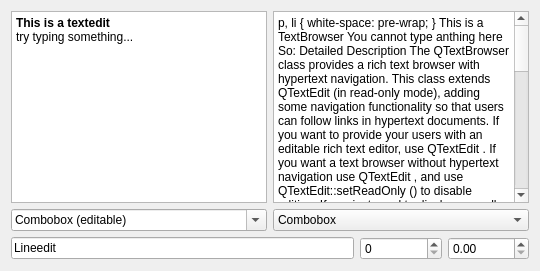
     <widget class="QWidget" name="tab_2" >
      <attribute name="title" >
       <string>Input</string>
      </attribute>
      <layout class="QGridLayout" >
       <item row="0" column="0" >
        <widget class="QTextEdit" name="textEdit" >
         <property name="html" >
          <string>&lt;html>&lt;head>&lt;meta name="qrichtext" content="1" />&lt;style type="text/css">
p, li { white-space: pre-wrap; }
&lt;/style>&lt;/head>&lt;body style=" font-family:'DejaVu Sans Condensed'; font-size:9pt; font-weight:400; font-style:normal;">
&lt;p style=" margin-top:0px; margin-bottom:0px; margin-left:0px; margin-right:0px; -qt-block-indent:0; text-indent:0px;">&lt;span style=" font-weight:600;">This is a textedit&lt;/span>&lt;/p>
&lt;p style=" margin-top:0px; margin-bottom:0px; margin-left:0px; margin-right:0px; -qt-block-indent:0; text-indent:0px;">try typing something...&lt;/p>&lt;/body>&lt;/html></string>
         </property>
        </widget>
       </item>
       <item row="0" column="1" colspan="3" >
        <widget class="QTextBrowser" name="textBrowser" >
         <property name="html" >
          <string>&lt;html>&lt;head>&lt;meta name="qrichtext" content="1" />&lt;style type="text/css">
p, li { white-space: pre-wrap; }
&lt;/style>&lt;/head>&lt;body style=" font-family:'DejaVu Sans Condensed'; font-size:9pt; font-weight:400; font-style:normal;">
&lt;p style=" margin-top:0px; margin-bottom:0px; margin-left:0px; margin-right:0px; -qt-block-indent:0; text-indent:0px;">&lt;span style=" font-weight:600; text-decoration: underline;">This is a TextBrowser&lt;/span>&lt;/p>
&lt;p style=" margin-top:0px; margin-bottom:0px; margin-left:0px; margin-right:0px; -qt-block-indent:0; text-indent:0px;">&lt;span style=" font-style:italic;">You cannot type anthing here&lt;/span>&lt;/p>
&lt;p style="-qt-paragraph-type:empty; margin-top:0px; margin-bottom:0px; margin-left:0px; margin-right:0px; -qt-block-indent:0; text-indent:0px;">&lt;/p>
&lt;p style=" margin-top:0px; margin-bottom:0px; margin-left:0px; margin-right:0px; -qt-block-indent:0; text-indent:0px;">So:&lt;/p>
&lt;p style=" margin-top:0px; margin-bottom:0px; margin-left:0px; margin-right:0px; -qt-block-indent:0; text-indent:0px;">&lt;span style=" font-size:x-large; font-weight:600; color:#000000;">Detailed Description&lt;/span>&lt;/p>
&lt;p style=" margin-top:12px; margin-bottom:12px; margin-left:0px; margin-right:0px; -qt-block-indent:0; text-indent:0px; color:#000000;">The QTextBrowser class provides a rich text browser with hypertext navigation.&lt;/p>
&lt;p style=" margin-top:12px; margin-bottom:12px; margin-left:0px; margin-right:0px; -qt-block-indent:0; text-indent:0px; color:#000000;">This class extends &lt;a href="qtextedit.html">&lt;span style=" text-decoration: underline; color:#004faf;">QTextEdit&lt;/span>&lt;/a> (in read-only mode), adding some navigation functionality so that users can follow links in hypertext documents.&lt;/p>
&lt;p style=" margin-top:12px; margin-bottom:12px; margin-left:0px; margin-right:0px; -qt-block-indent:0; text-indent:0px; color:#000000;">If you want to provide your users with an editable rich text editor, use &lt;a href="qtextedit.html">&lt;span style=" text-decoration: underline; color:#004faf;">QTextEdit&lt;/span>&lt;/a>. If you want a text browser without hypertext navigation use &lt;a href="qtextedit.html">&lt;span style=" text-decoration: underline; color:#004faf;">QTextEdit&lt;/span>&lt;/a>, and use &lt;a href="qtextedit.html#readOnly-prop">&lt;span style=" text-decoration: underline; color:#004faf;">QTextEdit::setReadOnly&lt;/span>&lt;/a>() to disable editing. If you just need to display a small piece of rich text use &lt;a href="qlabel.html">&lt;span style=" text-decoration: underline; color:#004faf;">QLabel&lt;/span>&lt;/a>.&lt;a name="document-source-and-contents">&lt;/a> &lt;/p>
&lt;p style=" margin-top:14px; margin-bottom:12px; margin-left:0px; margin-right:0px; -qt-block-indent:0; text-indent:0px; font-size:large; font-weight:600; color:#000000;">&lt;span style=" font-size:large;">Document Source and Contents&lt;/span>&lt;/p>
&lt;p style=" margin-top:12px; margin-bottom:12px; margin-left:0px; margin-right:0px; -qt-block-indent:0; text-indent:0px; color:#000000;">The contents of &lt;a href="qtextedit.html">&lt;span style=" text-decoration: underline; color:#004faf;">QTextEdit&lt;/span>&lt;/a> are set with &lt;a href="qtextedit.html#html-prop">&lt;span style=" text-decoration: underline; color:#004faf;">setHtml&lt;/span>&lt;/a>() or &lt;a href="qtextedit.html#plainText-prop">&lt;span style=" text-decoration: underline; color:#004faf;">setPlainText&lt;/span>&lt;/a>(), but QTextBrowser also implements the &lt;a href="qtextbrowser.html#source-prop">&lt;span style=" text-decoration: underline; color:#004faf;">setSource&lt;/span>&lt;/a>() function, making it possible to use a named document as the source text. The name is looked up in a list of search paths and in the directory of the current document factory.&lt;/p>
&lt;p style=" margin-top:12px; margin-bottom:12px; margin-left:0px; margin-right:0px; -qt-block-indent:0; text-indent:0px; color:#000000;">If a document name ends with an anchor (for example, "&lt;span style=" font-family:'Courier New,courier';">#anchor"&lt;/span>), the text browser automatically scrolls to that position (using &lt;a href="qtextedit.html#scrollToAnchor">&lt;span style=" text-decoration: underline; color:#004faf;">scrollToAnchor&lt;/span>&lt;/a>()). When the user clicks on a hyperlink, the browser will call &lt;a href="qtextbrowser.html#source-prop">&lt;span style=" text-decoration: underline; color:#004faf;">setSource&lt;/span>&lt;/a>() itself with the link's &lt;span style=" font-family:'Courier New,courier';">href&lt;/span> value as argument. You can track the current source by connecting to the &lt;a href="qtextbrowser.html#sourceChanged">&lt;span style=" text-decoration: underline; color:#004faf;">sourceChanged&lt;/span>&lt;/a>() signal.&lt;a name="navigation">&lt;/a> &lt;/p>
&lt;p style=" margin-top:14px; margin-bottom:12px; margin-left:0px; margin-right:0px; -qt-block-indent:0; text-indent:0px; font-size:large; font-weight:600; color:#000000;">&lt;span style=" font-size:large;">Navigation&lt;/span>&lt;/p>
&lt;p style=" margin-top:12px; margin-bottom:12px; margin-left:0px; margin-right:0px; -qt-block-indent:0; text-indent:0px; color:#000000;">QTextBrowser provides &lt;a href="qtextbrowser.html#backward">&lt;span style=" text-decoration: underline; color:#004faf;">backward&lt;/span>&lt;/a>() and &lt;a href="qtextbrowser.html#forward">&lt;span style=" text-decoration: underline; color:#004faf;">forward&lt;/span>&lt;/a>() slots which you can use to implement Back and Forward buttons. The &lt;a href="qtextbrowser.html#home">&lt;span style=" text-decoration: underline; color:#004faf;">home&lt;/span>&lt;/a>() slot sets the text to the very first document displayed. The &lt;a href="qtextbrowser.html#anchorClicked">&lt;span style=" text-decoration: underline; color:#004faf;">anchorClicked&lt;/span>&lt;/a>() signal is emitted when the user clicks an anchor. To override the default navigation behavior of the browser, call the &lt;a href="qtextbrowser.html#source-prop">&lt;span style=" text-decoration: underline; color:#004faf;">setSource&lt;/span>&lt;/a>() function to supply new document text in a slot connected to this signal.&lt;/p>
&lt;p style=" margin-top:12px; margin-bottom:12px; margin-left:0px; margin-right:0px; -qt-block-indent:0; text-indent:0px; color:#000000;">If you want to load documents stored in the Qt resource system use &lt;span style=" font-family:'Courier New,courier';">qrc&lt;/span> as the scheme in the URL to load. For example, for the document resource path &lt;span style=" font-family:'Courier New,courier';">:/docs/index.html&lt;/span> use &lt;span style=" font-family:'Courier New,courier';">qrc:/docs/index.html&lt;/span> as the URL with &lt;a href="qtextbrowser.html#source-prop">&lt;span style=" text-decoration: underline; color:#004faf;">setSource&lt;/span>&lt;/a>().&lt;/p>
&lt;p style=" margin-top:12px; margin-bottom:12px; margin-left:0px; margin-right:0px; -qt-block-indent:0; text-indent:0px; color:#000000;">See also &lt;a href="qtextedit.html">&lt;span style=" text-decoration: underline; color:#004faf;">QTextEdit&lt;/span>&lt;/a> and &lt;a href="qtextdocument.html">&lt;span style=" text-decoration: underline; color:#004faf;">QTextDocument&lt;/span>&lt;/a>&lt;/p>&lt;/body>&lt;/html></string>
         </property>
        </widget>
       </item>
       <item row="1" column="0" >
        <widget class="QComboBox" name="comboBox" >
         <property name="editable" >
          <bool>true</bool>
         </property>
         <item>
          <property name="text" >
           <string>Combobox (editable)</string>
          </property>
         </item>
         <item>
          <property name="text" >
           <string>Neues Element</string>
          </property>
         </item>
        </widget>
       </item>
       <item row="1" column="1" colspan="3" >
        <widget class="QComboBox" name="comboBox_2" >
         <item>
          <property name="text" >
           <string>Combobox</string>
          </property>
         </item>
         <item>
          <property name="text" >
           <string>Neues Element</string>
          </property>
         </item>
        </widget>
       </item>
       <item row="2" column="0" colspan="2" >
        <widget class="QLineEdit" name="lineEdit" >
         <property name="text" >
          <string>Lineedit</string>
         </property>
        </widget>
       </item>
       <item row="2" column="2" >
        <widget class="QSpinBox" name="spinBox" />
       </item>
       <item row="2" column="3" >
        <widget class="QDoubleSpinBox" name="doubleSpinBox" />
       </item>
      </layout>
     </widget>
